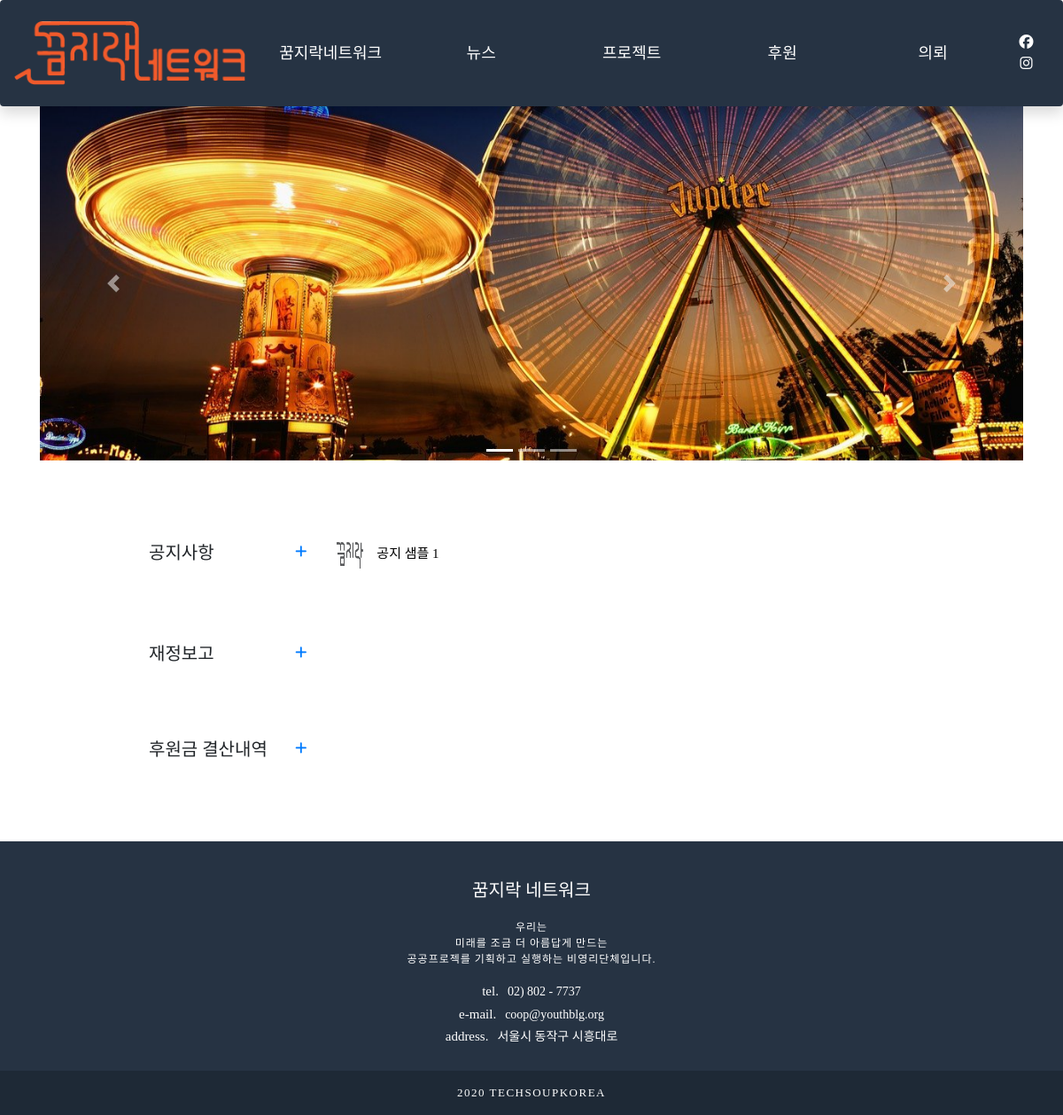
The app's page /, older data.
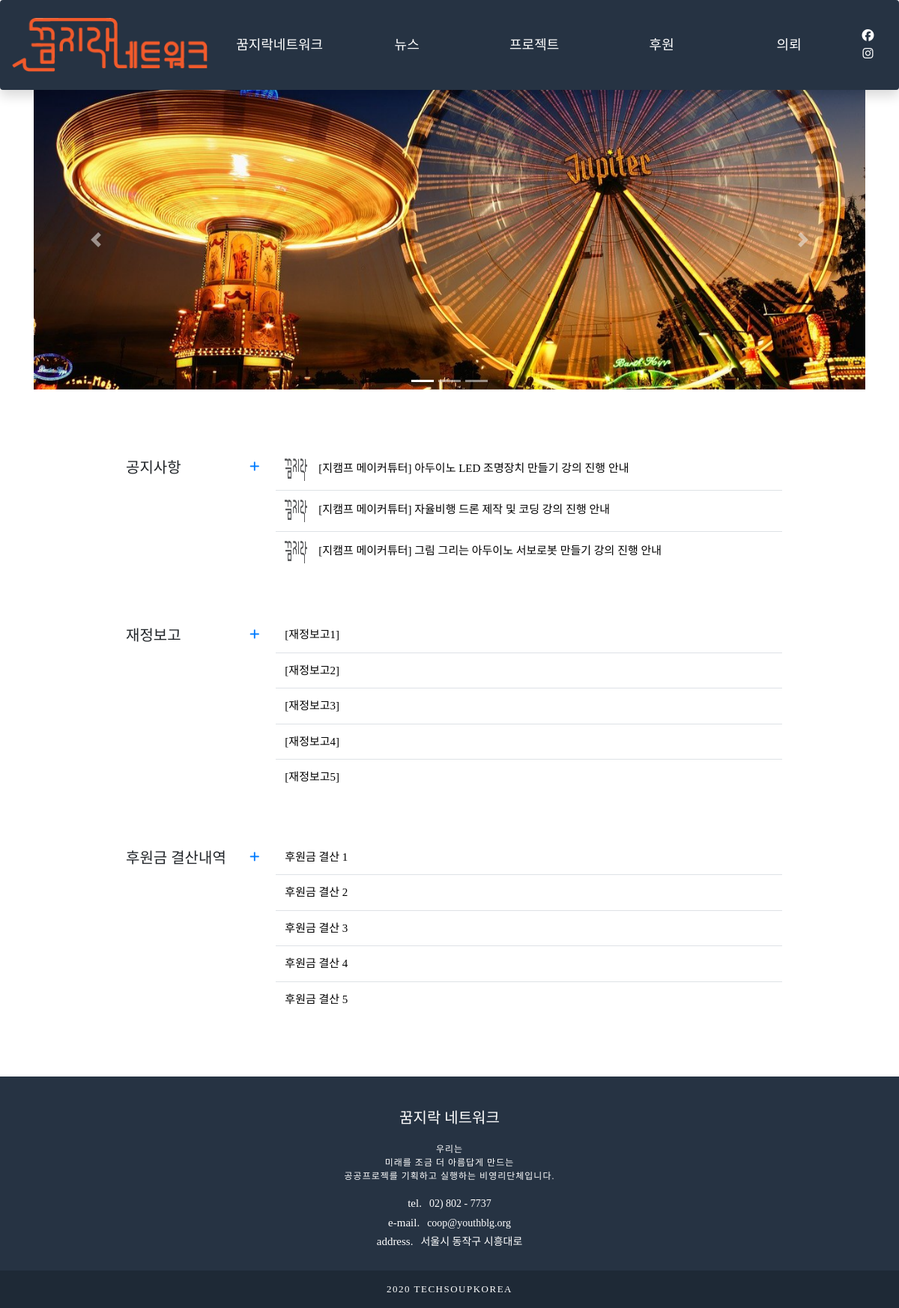
The same page, newer data.
### community/models.py (models this page shows, shortened)
class Notice(models.Model):
    postname = models.CharField(max_length=50)
    mainphoto = models.ImageField(blank=True, null=True)
    contents = models.TextField()

class Financial(models.Model):
    postname = models.CharField(max_length=50)
    mainphoto = models.ImageField(blank=True, null=True)
    contents = models.TextField()

class Donations_Report(models.Model):
    postname = models.CharField(max_length=50)
    mainphoto = models.ImageField(blank=True, null=True)
    contents = models.TextField()

### community/views.py (the view)
# urls.py: path('', views.home),
def home(request):
    noticelist = Notice.objects.all()[:5]
    financiallist = Financial.objects.all()[:5]
    donatlist = Donations_Report.objects.all()[:5]
    return render(request, 'home.html', {'noticelist':noticelist, 'financiallist':financiallist, 'donatlist':donatlist})

### community/templates/home.html (shortened to what this page needs)
{% extends 'base.html' %}
{% block content %}
<div class="container">
    <div id="carouselExampleIndicators" class="carousel slide" data-ride="carousel">
        <ol class="carousel-indicators">
            <li data-target="#carouselExampleIndicators" data-slide-to="0" class="active"></li>
            <li data-target="#carouselExampleIndicators" data-slide-to="1"></li>
            <li data-target="#carouselExampleIndicators" data-slide-to="2"></li>
        </ol>
        <div class="carousel-inner">
            <div class="carousel-item active"
                style="background-image: url('/../static/image/fair-540126_1280.jpg'); background-size: cover; background-position: center; height: 400px;">
            </div>
        </div>
        <a class="carousel-control-prev" href="#carouselExampleIndicators" role="button" data-slide="prev">
            <span class="carousel-control-prev-icon" aria-hidden="true"></span>
        </a>
        <a class="carousel-control-next" href="#carouselExampleIndicators" role="button" data-slide="next">
            <span class="carousel-control-next-icon" aria-hidden="true"></span>
        </a>
    </div>
    <div id="section" class="section">
        <div class="board_container">
            <table class="table">
                <thead>
                    <tr>
                        <td><h4>공지사항</h4></td>
                        <td><a href="#" class="more" title="더보기"><i class="fas fa-plus"></i></a></td>
                    </tr>
                </thead>
                <tbody>
                    {% for list in noticelist %}
                    <tr class="table_item">
                        <td>
                            <a href="notice/{{list.pk}}/"><img src="../../static/image/ggumjirak-bl-ko-short-02.png">{{list.postname}}</span>
                        </td>
                    </tr>
                    {% endfor %}
                </tbody>
            </table>
            <table class="table">
                <thead>
                    <tr>
                        <td><h4>재정보고</h4></td>
                        <td><a href="#" class="more" title="더보기"><i class="fas fa-plus"></i></a></td>
                    </tr>
                </thead>
                <tbody>
                    {% for list in financiallist %}
                    <tr class="table_item">
                        <td>
                            <a href="financial/{{list.pk}}/">{{list.postname}}</span>
                        </td>
                    </tr>
                    {% endfor %}
                </tbody>
            </table>
            <table class="table">
                <thead>
                    <tr>
                        <td><h4>후원금 결산내역</h4></td>
                        <td><a href="#" class="more" title="더보기"><i class="fas fa-plus"></i></a></td>
                    </tr>
                </thead>
                <tbody>
                    {% for list in donatlist %}
                    <tr class="table_item">
                        <td>
                            <a href="donat_report/{{list.pk}}/">{{list.postname}}</span>
                        </td>
                    </tr>
                    {% endfor %}
                </tbody>
            </table>
        </div>
    </div>
</div>
{% endblock %}

Row changes from the older to the newer data that the page shows:
removed Notice: postname "공지 샘플 1"
added Notice: postname "[지캠프 메이커튜터] 아두이노 LED 조명장치 만들기 강의 진행 안내"
added Notice: postname "[지캠프 메이커튜터] 자율비행 드론 제작 및 코딩 강의 진행 안내"
added Notice: postname "[지캠프 메이커튜터] 그림 그리는 아두이노 서보로봇 만들기 강의 진행 안내"
added Financial: postname "[재정보고1]"
added Financial: postname "[재정보고2]"
added Financial: postname "[재정보고3]"
added Financial: postname "[재정보고4]"
added Financial: postname "[재정보고5]"
added Donations_Report: postname "후원금 결산 1"
added Donations_Report: postname "후원금 결산 2"
added Donations_Report: postname "후원금 결산 3"
added Donations_Report: postname "후원금 결산 4"
added Donations_Report: postname "후원금 결산 5"
